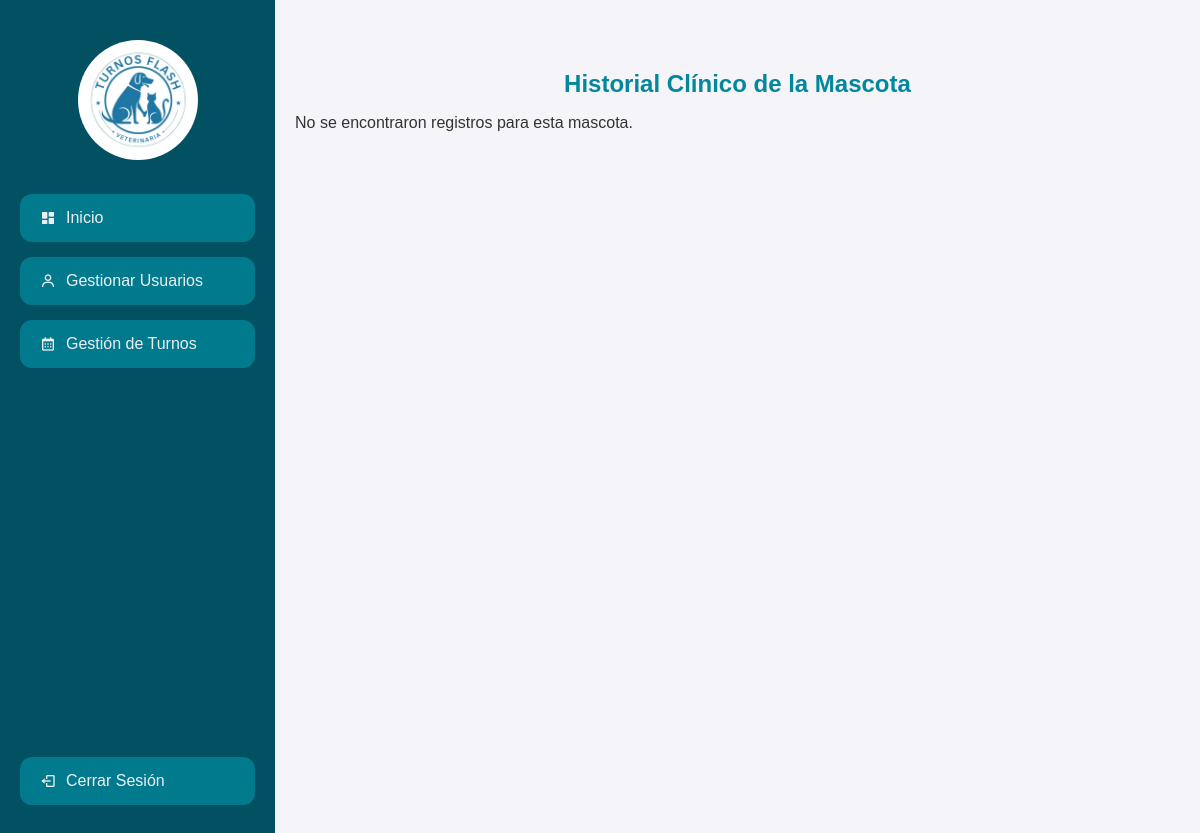
Before: /historial_mascota.php?mascota_id=16 with the older database file.
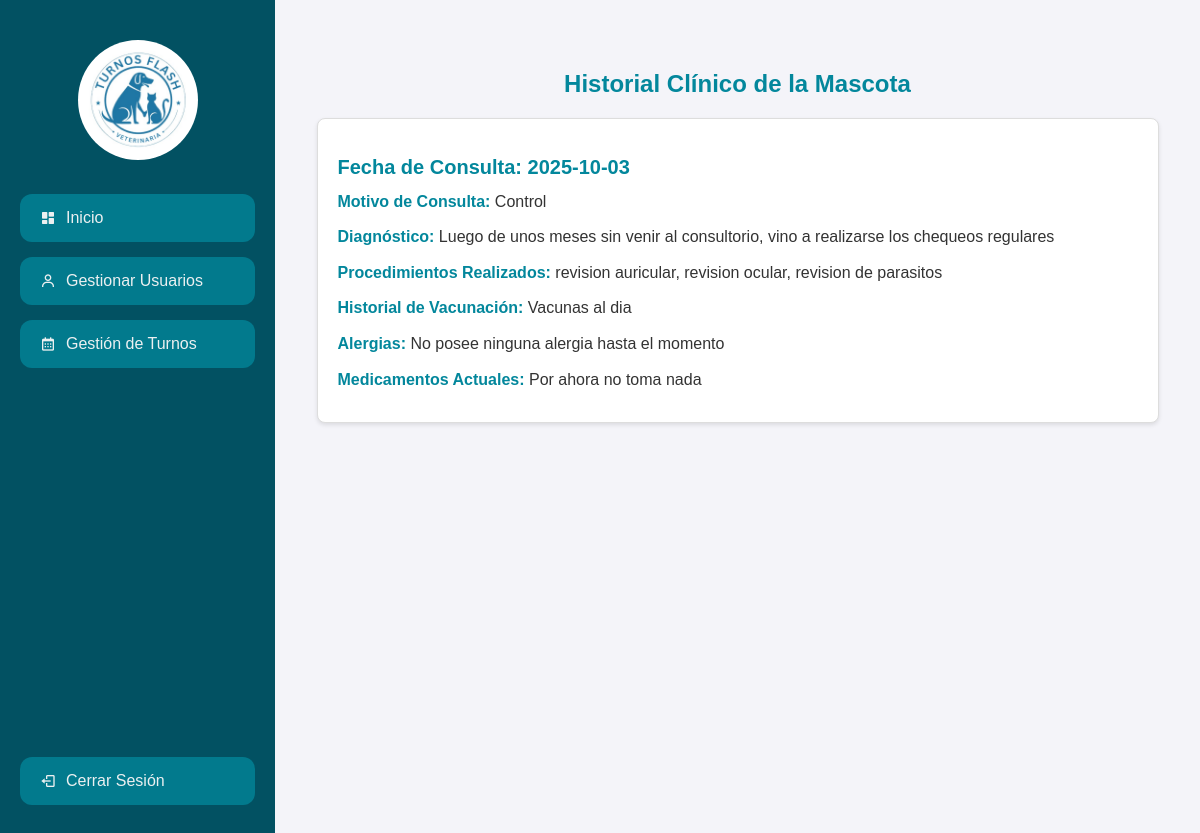
After: the same page with the newer database file.
### tables this page shows
CREATE TABLE `historial_clinico` (
  `id` int(11) NOT NULL,
  `mascota_id` int(11) NOT NULL,
  `fecha_consulta` date NOT NULL,
  `motivo_consulta` text NOT NULL,
  `diagnostico` text DEFAULT NULL,
  `procedimientos_realizados` text DEFAULT NULL,
  `historial_vacunacion` text DEFAULT NULL,
  `alergias` text DEFAULT NULL,
  `medicamentos_actuales` text DEFAULT NULL
);

### historial_mascota.php (the view, shortened to what this page needs)
<?php
$servername = "localhost";
$username = "root";
$password = "";
$dbname = "veterinaria";
$mysqli = new mysqli($servername, $username, $password, $dbname);
$mascota_id = isset($_GET['mascota_id']) ? intval($_GET['mascota_id']) : 0;
if ($mascota_id > 0) {
    $stmt = $mysqli->prepare("
        SELECT fecha_consulta, motivo_consulta, diagnostico, procedimientos_realizados, historial_vacunacion, alergias, medicamentos_actuales
        FROM historial_clinico
        WHERE mascota_id = ?
        ORDER BY fecha_consulta DESC
    ");
    $stmt->bind_param("i", $mascota_id);
    $stmt->execute();
    $result = $stmt->get_result();
    $historial = "";
    if ($result->num_rows > 0) {
        while ($row = $result->fetch_assoc()) {
            $historial .= "<div class='historial-item'>";
            $historial .= "<h2>Fecha de Consulta: " . htmlspecialchars($row['fecha_consulta']) . "</h2>";
            $historial .= "<p><strong>Motivo de Consulta:</strong> " . htmlspecialchars($row['motivo_consulta']) . "</p>";
            $historial .= "<p><strong>Diagnóstico:</strong> " . htmlspecialchars($row['diagnostico']) . "</p>";
            $historial .= "<p><strong>Procedimientos Realizados:</strong> " . htmlspecialchars($row['procedimientos_realizados']) . "</p>";
            $historial .= "<p><strong>Historial de Vacunación:</strong> " . htmlspecialchars($row['historial_vacunacion']) . "</p>";
            $historial .= "<p><strong>Alergias:</strong> " . htmlspecialchars($row['alergias']) . "</p>";
            $historial .= "<p><strong>Medicamentos Actuales:</strong> " . htmlspecialchars($row['medicamentos_actuales']) . "</p>";
            $historial .= "</div>";
        }
    } else {
        $historial = "<p>No se encontraron registros para esta mascota.</p>";
    }
} else {
    $historial = "<p>ID de mascota no válido.</p>";
}
?>
<!DOCTYPE html>
<html lang="es">
<head>
    <link href='https://unpkg.com/boxicons@2.1.4/css/boxicons.min.css' rel='stylesheet'>
</head>
<body>
<div class="sidebar">
        <div class="profile-section">
            <img src="logo_perro.jpg" alt="Profile Image" class="profile-image">
        </div>
        <a href="doctor_dashboard.php"><i class='bx bxs-dashboard'></i><span>Inicio</span></a>
        <a href="gestionar_usudoc.php"><i class='bx bx-user'></i><span>Gestionar Usuarios</span></a>
        <a href="gestionar_turnosdoc.php"><i class='bx bx-calendar'></i><span>Gestión de Turnos</span></a>
        <div class="bottom-menu">
        <a href="index.php" id="logout-button" class="logout-button"><i class='bx bx-log-out'></i><span>Cerrar Sesión</span></a>
        </div>
    </div>
    <div  class="content" >
    <h1>Historial Clínico de la Mascota</h1>
    <?php echo $historial; ?>
    </div>
</body>
</html>

Changed rows visible on the page:
added historial_clinico: fecha_consulta "2025-10-03", motivo_consulta "Control", diagnostico "Luego de unos meses sin venir al consultorio, vino a realizarse los chequeos regulares", procedimientos_realizados "revision auricular, revision ocular, revision de parasitos", historial_vacunacion "Vacunas al dia", alergias "No posee ninguna alergia hasta el momento", medicamentos_actuales "Por ahora no toma nada"
Other visible differences:
text no longer shown: "No se encontraron registros para esta mascota."
